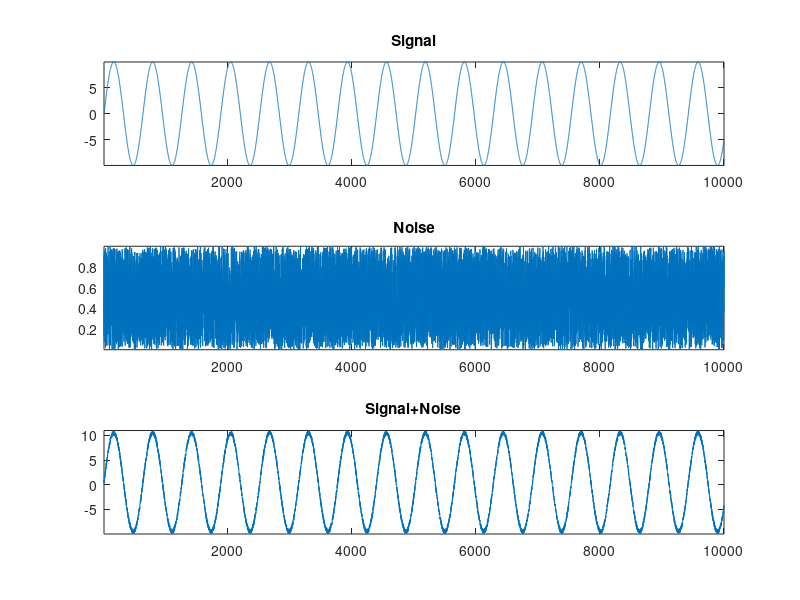

The MATLAB script that drew this image: (Note: this script raises an error after producing the figure.)
%% In The Name of GOD
clear; clc

%%
x = 0:0.01:100;

y = 10 * sin(x);
noise = rand(1, length(y));     % Uniform Distribution
% noise = randn(1, length(y));  % Normal Distribution

y_t = y + noise; % Yt = Signal + Noise

%% Plot Signals Together

subplot(311)
plot(y)
title('Signal')
axis tight

subplot(312)
plot(noise)
title('Noise')
axis tight

subplot(313)
plot(y_t)
title('Signal+Noise')
axis tight

suptitle('My Signals')




